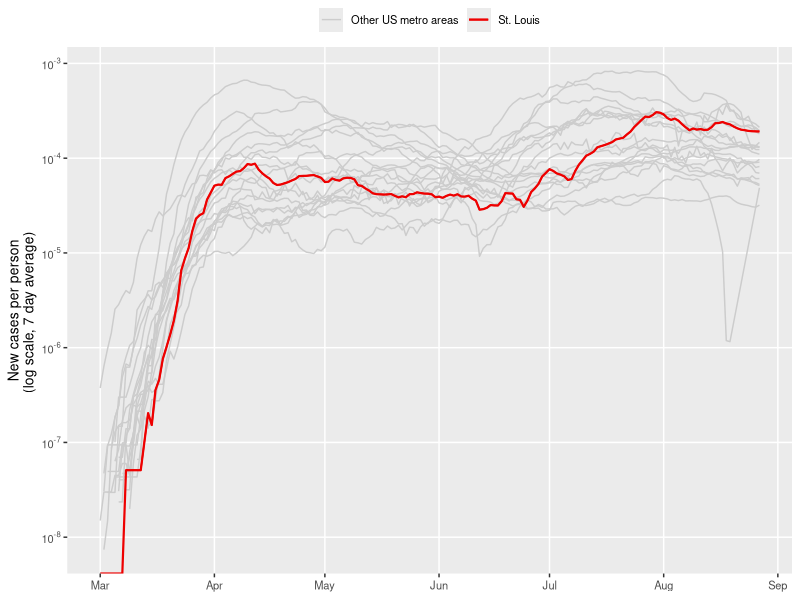
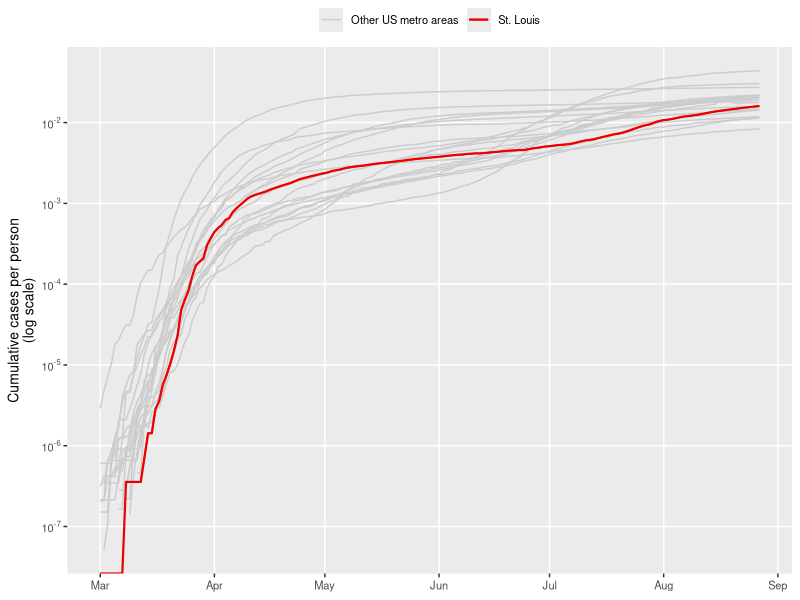
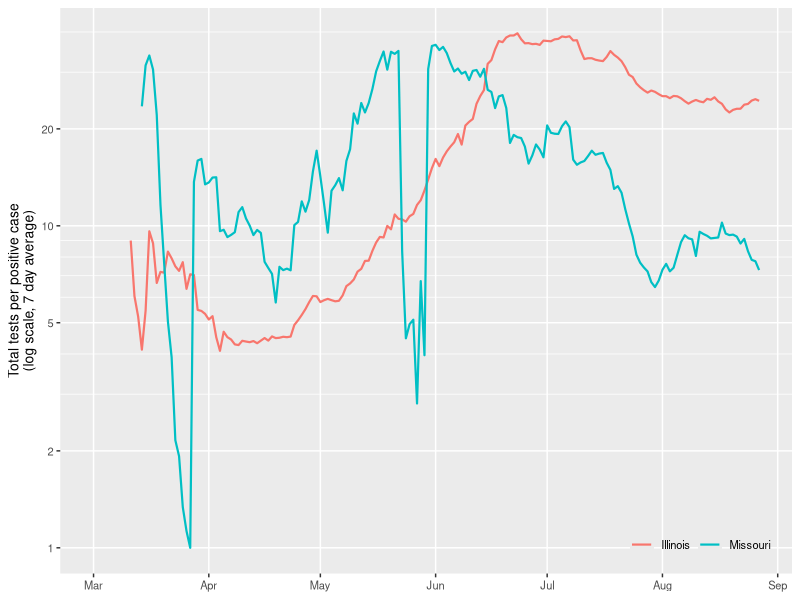
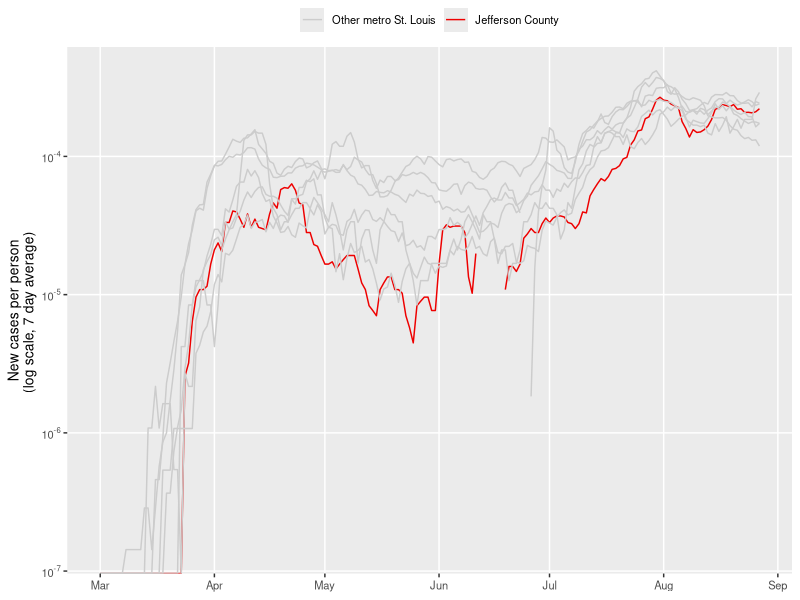
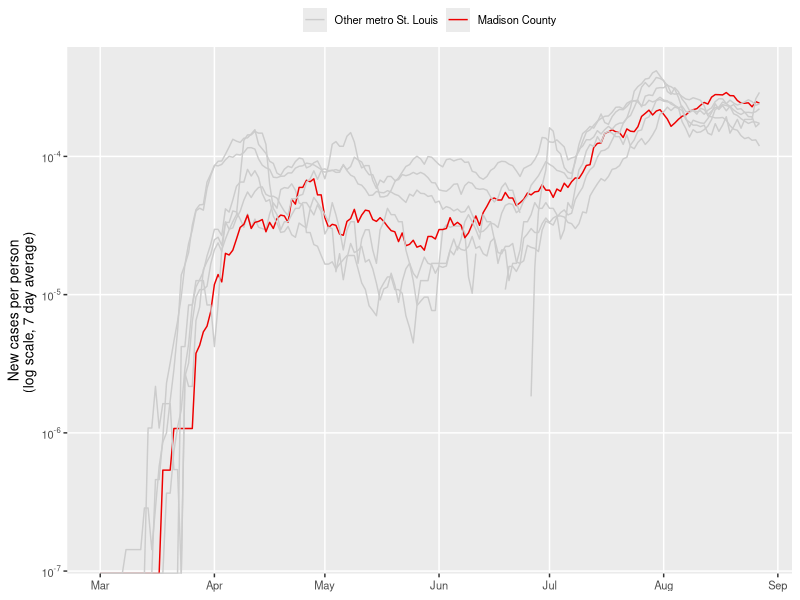
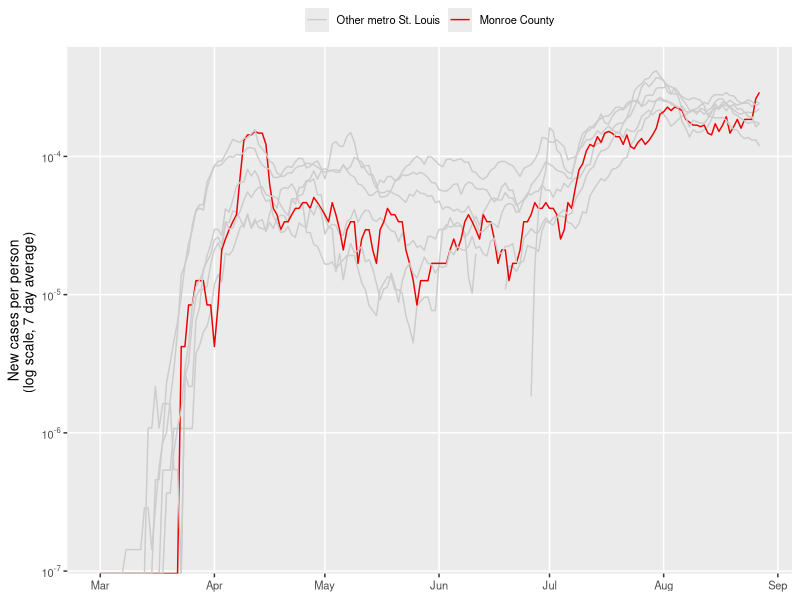
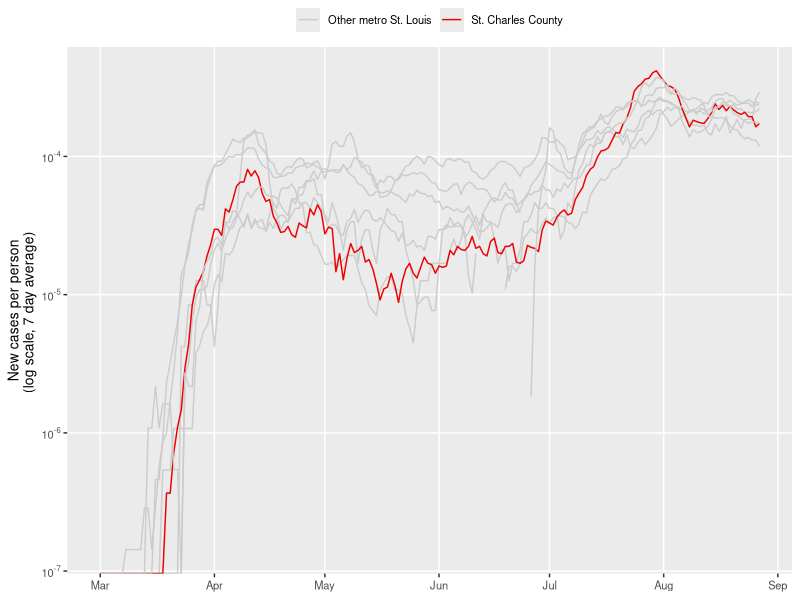
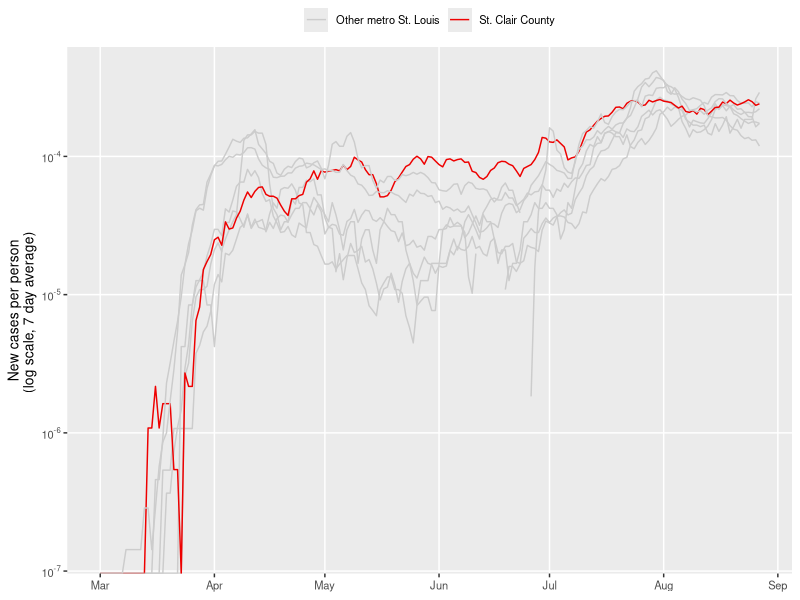

Write R code to recreate these figures, in order. (Note: this script raises an error after producing the figures.)
# TO DO: 
# - better testing effort measure
# - red lines in front of grey lines

# Dependencies
library("readr")
library("dplyr")
library("tidyr")
library("lubridate")
library("stringr")
library("ggplot2")
library("rmarkdown")

# Load data
data_cases   <- read_csv("data/data-cases.csv")
data_testing <- read_csv("data/data-testing.csv")

# Find population sizes
data_population <- data_cases %>%
	filter(!is.na(CBSA_title)) %>%
	select(CBSA_code, CBSA_title, population) %>%
	group_by(CBSA_code, CBSA_title) %>%
	summarize(population = sum(population)) 

# Select largest 20 statistical areas
data_population <- data_population %>%
	arrange(desc(population)) %>%
	ungroup() %>%
	slice_head(n = 20)
# data_population  # Includes St Louis (CBSA_code == 41180)
CBSA_st_louis <- 41180

# Find new cases
avg_period <- 7  # How many days to average over
data_metros <- data_cases %>% 
	filter(CBSA_code %in% unique(data_population$CBSA_code)) %>%
	pivot_longer(cols = contains("-"), names_to = "date", values_to = "cases") %>%
	group_by(CBSA_code, date) %>%
	summarize(cases = sum(cases, na.rm = TRUE)) %>%
	left_join(data_population) %>%
	mutate(date = ymd(date)) %>%
	arrange(date, .by_group = TRUE) %>%
	mutate(
		new_cases = (cases - lag(cases, n = avg_period)) / avg_period, 
		cases_per_capita = cases / population, 
		new_cases_per_capita = new_cases / population, 
		focus_area = if_else(CBSA_code == CBSA_st_louis, "St. Louis", "Other US metro areas")
	)
data_counties <- data_cases %>%
	filter((CBSA_code == CBSA_st_louis) & (central_or_outlying_county == "Central")) %>%
	select(FIPS, county, population, contains("-")) %>%
	pivot_longer(cols = contains("-"), names_to = "date", values_to = "cases") %>%
	mutate(date = ymd(date)) %>%
	group_by(county) %>%
	arrange(date, .by_group = TRUE) %>%
	mutate(
		new_cases = (cases - lag(cases, n = avg_period)) / avg_period, 
		cases_per_capita = cases / population, 
		new_cases_per_capita = new_cases / population, 
		focus_area = "Other metro St. Louis"
	)

# Find testing effort
data_testing <- data_testing %>%
	filter(state %in% c("Missouri", "Illinois")) %>%
	group_by(state_abbrev) %>%
	arrange(date, .by_group = TRUE) %>%
	mutate(
		positive_new  = positive - lag(positive, n = avg_period), 
		total_new     = total - lag(total, n = avg_period), 
		rate_positive = positive_new / total_new, 
		rate_negative = 1 - rate_positive, 
		testing_effort = total_new / positive_new
	) %>%
	filter(!is.na(rate_positive))

# Define shared plot elements
my_theme <- theme(
	text = element_text(size = 10), 
	axis.title.x = element_blank(), 
	legend.title = element_blank(), 
	legend.margin = margin(0, 0, 0, 0, "in"), 
	# plot.caption = element_text(hjust = 0)
)
make_log_labels <- function(x) {
	if (x == 1) { 
		as.expression(1) 
	} else {
		as.expression(bquote(10^.(log10(x))))
		# as.expression(bquote(paste(" "[10], .(log10(x)))))
	}
}
plot_base <- ggplot() + 
	# geom_line(size = 0.5) + 
	scale_x_date(
		limits = c(ymd("2020-03-01"), NA), date_breaks = "1 month", 
		minor_breaks = NULL, date_labels = "%b" 
	) + 
	scale_y_log10(
		breaks = 10^c(-9:0), minor_breaks = 10^c(-9:0), 
		labels = sapply(10^c(-9:0), make_log_labels)
	) + 
	my_theme 


# Plot new cases (total metro)
plot_new_cases <- plot_base %+% 
	subset(data_metros, new_cases_per_capita > 0) + 
	aes(x = date, y = new_cases_per_capita, group = CBSA_code, color = focus_area) + 
	geom_line(size = 0.5) + 
	geom_line(data = subset(data_metros, CBSA_code == CBSA_st_louis), size = 0.75) + 
	scale_color_manual(values = c(grey(0.8), "red2")) +
	labs(y = paste0("New cases per person\n(log scale, ", avg_period, " day average) ")) + 
	theme(legend.position = "top")
ggsave("docs/images/STL-new-cases.png", width = 5, height = 3)

# Plot cumulative cases
plot_cumulative_cases <- plot_base %+% 
	subset(data_metros, cases_per_capita > 0) + 
	aes(x = date, y = cases_per_capita, group = CBSA_title, color = focus_area) + 
	# geom_rect(
		# xmin = ymd("2020-03-01"), xmax = ymd(max(data_metros$date)), 
		# ymin = 1e-3, ymax = 1e-2, 
		# alpha = 0.5, color = "black"
	# ) + 
	geom_line(size = 0.5) + 
	geom_line(data = subset(data_metros, CBSA_code == CBSA_st_louis), size = 0.75) + 
	scale_color_manual(values = c(grey(0.8), "red2")) +
	labs(y = "Cumulative cases per person\n(log scale)") + 
	theme(legend.position = "top")
ggsave("docs/images/STL-cumulative.png", width = 5, height = 3)

# Plot testing effort
plot_testing <- ggplot() %+% 
	data_testing + 
	# aes(x = date, y = rate_negative, color = state) + 
	aes(x = date, y = testing_effort, color = state) + 
	geom_line(size = 0.75) + 
	# scale_x_date(limits = c(ymd("2020-03-01"), NA), date_labels = "%b %e") + 
	scale_x_date(
		limits = c(ymd("2020-03-01"), NA), date_breaks = "1 month", 
		minor_breaks = NULL, date_labels = "%b" 
	) + 
	# scale_y_continuous(limits = c(0, 1), breaks = seq(0, 1, by = 0.5)) + 
	scale_y_log10(
		limits = c(1, NA), 
		breaks = c(1, 2, 5, 10, 20, 50), 
		minor_breaks = c(1:9, c(1:9)*10)
	) + 
	# labs(y = paste("Testing effort\n(fraction negative,", avg_period, "day average)")) + 
	labs(y = paste("Total tests per positive case\n(log scale,", avg_period, "day average)")) + 
	my_theme + theme(
		legend.title = element_blank(), 
		legend.position = c(0.97, 0.03), 
		legend.justification = c(1, 0), 
		legend.background = element_blank(), 
		legend.direction = "horizontal"
	)
ggsave("docs/images/STL-testing.png", width = 5, height = 3)

# Plot new cases (STL counties)
plot_counties_base <- plot_base +
	aes(x = date, y = new_cases_per_capita, group = county, color = focus_area) + 
	geom_line(size = 0.5) +
	scale_color_manual(values = c(grey(0.8), "red2")) +
	labs(y = paste0("New cases per person\n(log scale, ", avg_period, " day average) ")) + 
	theme(legend.position = "top")
for (selected_county in unique(data_counties$county)) {
	cat(selected_county,  "... \n")
	data_for_plot <- data_counties %>% 
		mutate(focus_area = if_else(county == selected_county, county, focus_area))
	data_for_plot$focus_area <- relevel(factor(data_for_plot$focus_area), ref = "Other metro St. Louis")
	plot_county <- plot_counties_base %+% data_for_plot
	ggsave(
		paste0("docs/images/STL-", str_replace_all(selected_county, " ", "-"), ".png"), 
		width = 5, height = 3
	)
}

# Update web report
rmarkdown::render("docs/index.Rmd", quiet = TRUE)

# if (dev.cur() < 2) {dev.new(width = 5, height = 3)}
# plot(plot_new_cases)

# Clean up
# rm(data_cases, data_population, data_metro, avg_period)
# rm(my_theme, make_log_labels, plot_base, plot_cumulative_cases, plot_new_cases, plot_combined)
